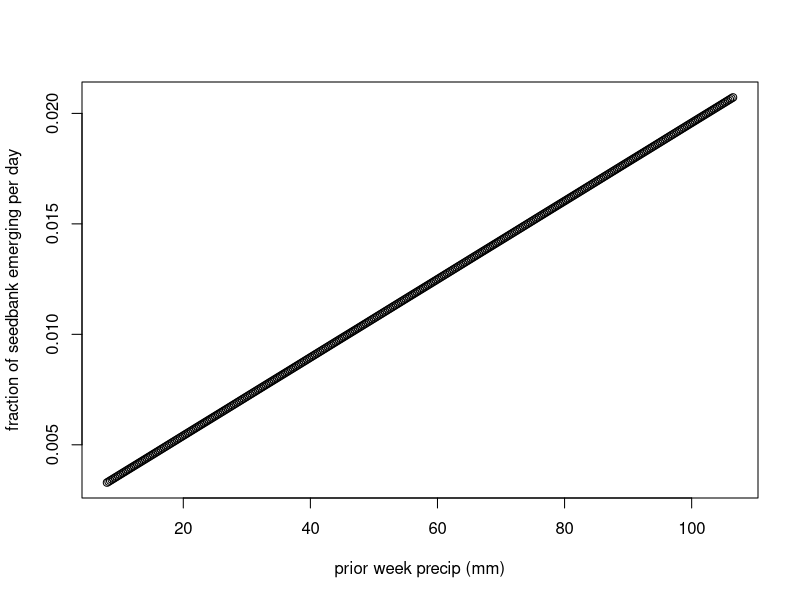

The R script that drew this image:
########## EMERGENCE ##############

#CREATING THE EMERGENCE FUNCTION

#range of emergence into seedling pool is 0-2.8 individuals per square meter per month, source(Metz et al. 2008, Fig 3)
#assume each seedling is 2.5 g C when it enters the seedling pool
#this means that there is a range of 0-7 g of carbon per square meter per month entering the seedling pool.
#The average seedbank size in the toy model for a mature cohort is 11 g C per square meter
#Therefore, we can estimate the fraction of carbon leaving the seedbank each month as 0 - 0.63
#I will force the model to emerge at least 0.1 of the seedbank each month
#thus the range is 0.1-0.63 percent of the seedbank each month

#the range of monthly precipitation seen across these sites is 32 to 426 mm
rain <- seq(32,426,by = 1)

rain <- rain/4 #converting to weekly rainfall (mm)

frac_emerg_data <- seq(0.1,0.63, length = length(rain)) #spectrum of possible monthly emergence rates according to Metz's 2008  paper.
frac_emerg_data <- frac_emerg_data/30.4 #fraction emerging each day

plot(rain, frac_emerg_data, xlab = "prior week precip (mm)", ylab = "fraction of seedbank emerging per day")

frac_emerg_lm <- lm(frac_emerg_data~rain)

#EMERGENCE FUNCTION#
#input: the sum of the prior week's precipitation
frac_emerg_func <- function(rain){
  frac_emerg <- coefficients(frac_emerg_lm)[2]*rain + coefficients(frac_emerg_lm)[1]
  return(frac_emerg)
}
frac_emerg_func(60)
#END EMERGENCE FUNCTION














